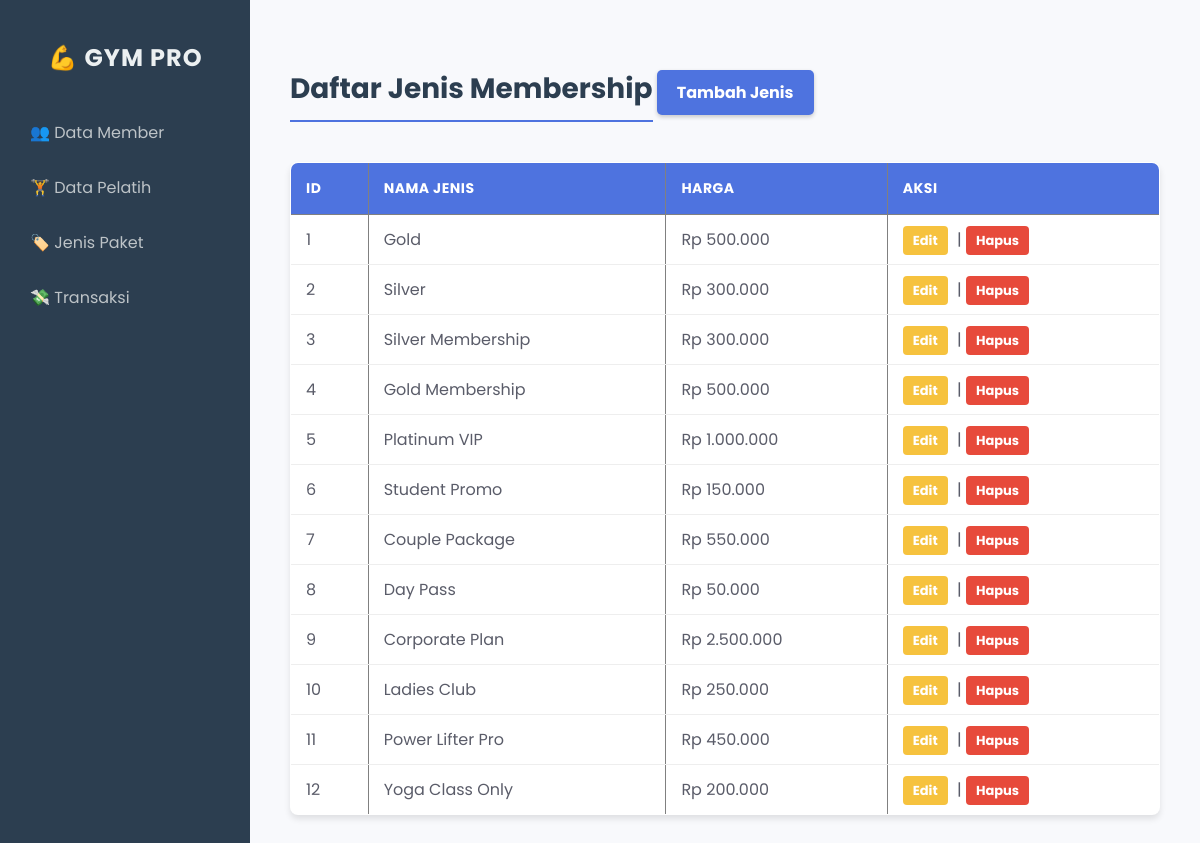
The page /index.php?page=jenismember on the database its author committed.
### tables this page shows
CREATE TABLE `jenis_member` (
  `id` int(11) NOT NULL,
  `nama_jenis` varchar(50) NOT NULL,
  `harga` int(11) NOT NULL
);

### viewmodels/JenisMemberViewModel.php (called while the page is built, shortened)
<?php
include_once __DIR__ . '/../models/JenisMember.php';
class JenisMemberViewModel {
    public function fetchAll() {
        $database = new Database();
        $db = $database->getConnection();
        $jenis = new JenisMember($db);
        return $jenis->read();
    }
}
?>

### models/JenisMember.php (called while the page is built, shortened)
<?php
class JenisMember {
    private $conn;
    private $table_name = "jenis_member";
    public function __construct($db) {
        $this->conn = $db;
    }
    public function read() {
        $query = "SELECT * FROM " . $this->table_name;
        $result = $this->conn->query($query);
        return $result;
    }
}
?>

### views/jenismember_list.php (the view)
<?php
include_once 'viewmodels/JenisMemberViewModel.php';
$viewModel = new JenisMemberViewModel();
$viewModel->handleRequest();
$jenis_list = $viewModel->fetchAll();
?>
<h3>Daftar Jenis Membership</h3>
<a href="index.php?page=jenismember_form">Tambah Jenis</a>
<table border="1" cellpadding="10" cellspacing="0">
    <thead>
        <tr>
            <th>ID</th>
            <th>Nama Jenis</th>
            <th>Harga</th>
            <th>Aksi</th>
        </tr>
    </thead>
    <tbody>
        <?php while($row = $jenis_list->fetch_assoc()): ?>
        <tr>
            <td><?= $row['id'] ?></td>
            <td><?= $row['nama_jenis'] ?></td>
            <td>Rp <?= number_format($row['harga'], 0, ',', '.') ?></td>
            <td>
                <a href="index.php?page=jenismember_form&id=<?= $row['id'] ?>">Edit</a> |
                <a href="index.php?page=jenismember&action=delete&id=<?= $row['id'] ?>" onclick="return confirm('Hapus?')">Hapus</a>
            </td>
        </tr>
        <?php endwhile; ?>
    </tbody>
</table>

### css/style.css (style rules this page uses)
:root { --primary-color: #4e73df; --secondary-color: #858796; --success-color: #1cc88a; --danger-color: #e74a3b; --dark-bg: #2c3e50; --light-bg: #f8f9fc; --card-bg: #ffffff; --text-color: #5a5c69; --heading-color: #2c3e50; }
body { font-family: 'Segoe UI', Tahoma, Geneva, Verdana, sans-serif; background-color: var(--light-bg); margin: 0; padding: 0; color: var(--text-color); display: flex; min-height: 100vh; }
h3 { color: var(--heading-color); font-size: 28px; margin-bottom: 20px; border-bottom: 2px solid var(--primary-color); display: inline-block; padding-bottom: 10px; }
table { width: 100%; border-collapse: collapse; background-color: var(--card-bg); box-shadow: 0 4px 6px rgba(0,0,0,0.1); border-radius: 8px; overflow: hidden; margin-top: 20px; }
table th { background-color: var(--primary-color); color: white; padding: 15px; text-align: left; text-transform: uppercase; font-size: 14px; letter-spacing: 0.5px; }
table td { padding: 12px 15px; border-bottom: 1px solid #eee; }
main > a { display: inline-block; background-color: var(--primary-color); color: white; padding: 10px 20px; text-decoration: none; border-radius: 5px; margin-bottom: 15px; font-weight: bold; box-shadow: 0 2px 4px rgba(0,0,0,0.2); transition: 0.2s; }
table a { text-decoration: none; padding: 5px 10px; border-radius: 4px; font-size: 13px; font-weight: bold; margin-right: 5px; }
table a[href*="id="]:not([onclick]) { background-color: #f6c23e; color: #fff; }
table a[onclick] { background-color: var(--danger-color); color: white; }

### index.php (style rules this page uses)
body { font-family: 'Poppins', sans-serif; }

### rows shown on the page
jenis_member: id "1", nama_jenis "Gold", harga "500.000"
jenis_member: id "2", nama_jenis "Silver", harga "300.000"
jenis_member: id "3", nama_jenis "Silver Membership", harga "300.000"
jenis_member: id "4", nama_jenis "Gold Membership", harga "500.000"
jenis_member: id "5", nama_jenis "Platinum VIP", harga "1.000.000"
jenis_member: id "6", nama_jenis "Student Promo", harga "150.000"
jenis_member: id "7", nama_jenis "Couple Package", harga "550.000"
jenis_member: id "8", nama_jenis "Day Pass", harga "50.000"
jenis_member: id "9", nama_jenis "Corporate Plan", harga "2.500.000"
jenis_member: id "10", nama_jenis "Ladies Club", harga "250.000"
jenis_member: id "11", nama_jenis "Power Lifter Pro", harga "450.000"
jenis_member: id "12", nama_jenis "Yoga Class Only", harga "200.000"
